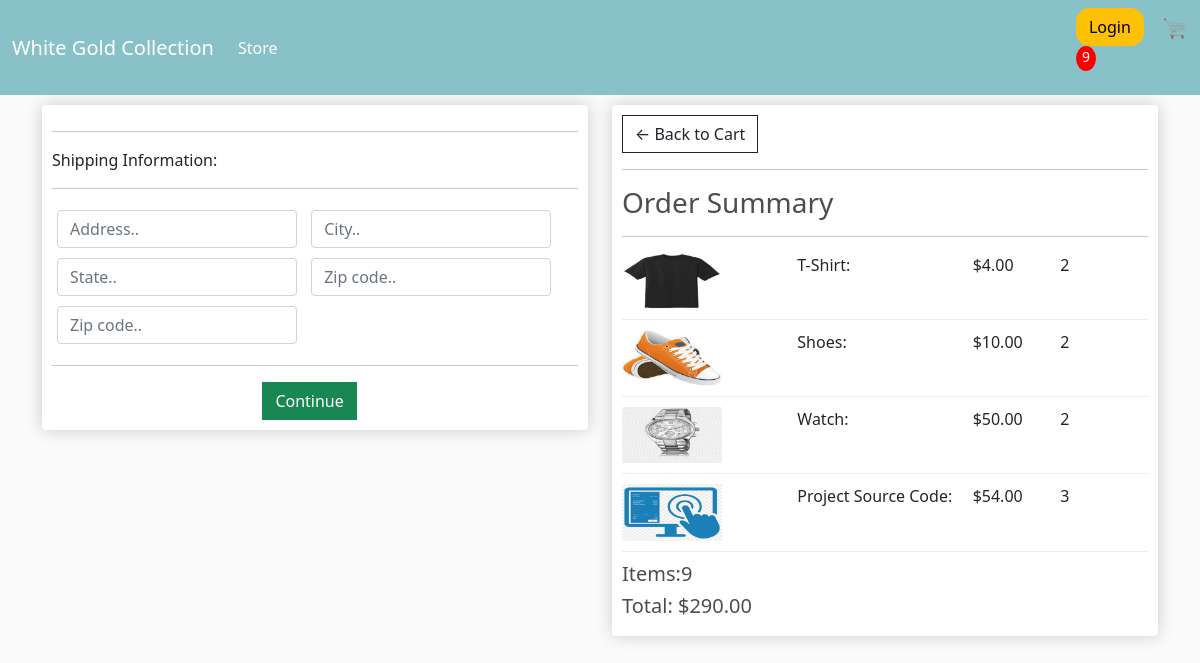
Before: /checkout/ (signed in) with the older database file.
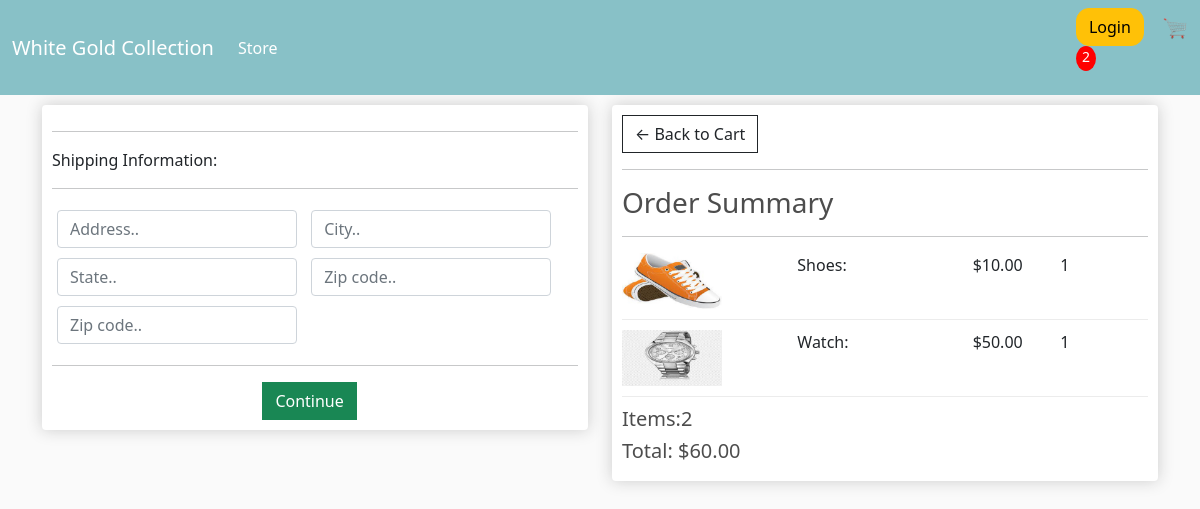
After: the same page with the newer database file.
### afeapp/models.py (models this page shows, shortened)
class OrderItem(models.Model):
    product = models.ForeignKey(Product, on_delete=models.SET_NULL, blank=True, null=True)
    order = models.ForeignKey(Order, on_delete=models.SET_NULL, blank=True, null=True)
    quantity = models.IntegerField(default=0, null=True, blank = True)
    date_added = models.DateTimeField(auto_now_add=True)
    @property
    def get_total(self):
        total = self.product.price * self.quantity
        return total

class Product(models.Model):
    name = models.CharField(max_length=100, null=True)
    price = models.DecimalField(max_digits=7, decimal_places=2)
    digital = models.BooleanField(default=False, blank=False)
    image = models.ImageField(upload_to='media', null=True, blank=True)
    @property
    def imageURL(self):
        try:
            url = self.image.url
        except:
            url=''
        return url

class Order(models.Model):
    customer = models.ForeignKey(Customer, on_delete=models.SET_NULL, blank=True, null=True)
    date_ordered = models.DateTimeField(auto_now_add=True)
    complete = models.BooleanField(default=False, blank=False)
    transaction_id = models.CharField(max_length=200, null=True)
    @property
    def shipping(self):
        shipping = False
        orderitems = self.orderitem_set.all()
        for i in orderitems:
            if i.product.digital==False:
                shipping = True
        return shipping
    @property
    def get_cart_total(self):
        orderitems = self.orderitem_set.all()
        total = sum([item.get_total for item in orderitems])
        return total
    @property
    def get_cart_items(self):
        orderitems = self.orderitem_set.all()
        total = sum([item.quantity for item in orderitems])
        return total

### afeapp/views.py (the view)
# urls.py: path('checkout/', views.checkout, name='checkout'),
def checkout(request):
    data = cartData(request)
    cartItems = data['cartItems']
    order = data['order']
    items = data['items']
    context={'items':items, 'order':order, 'cartItems':cartItems}
    return render(request, 'checkout.html', context)

### afeapp/utils.py (called while the page is built)
def cartData(request):
    if request.user.is_authenticated:
        customer = request.user.customer
        order, created = Order.objects.get_or_create(customer=customer, complete=False)
        items = order.orderitem_set.all()
        cartItems = order.get_cart_items
    else:
        cookieData = cookieCart(request)
        cartItems = cookieData['cartItems']
        order = cookieData['order']
        items = cookieData['items']
    return {'cartItems':cartItems, 'order':order, 'items':items}

### templates/checkout.html (shortened to what this page needs)
<!DOCTYPE html>
{% extends 'index.html' %}
{% load static %}
    {% block content %}
    <div class="row">
        <div class="col-lg-6">
            <div class="box-element" id="form-wrapper">
                <form id="form" action="">
                    <div id="shipping-info">
                        <hr>
						<p>Shipping Information:</p>
						<hr>
						<div class="form-field">
							<input class="form-control" type="text" name="address" placeholder="Address..">
						</div>
						<div class="form-field">
							<input class="form-control" type="text" name="city" placeholder="City..">
						</div>
						<div class="form-field">
							<input class="form-control" type="text" name="state" placeholder="State..">
						</div>
						<div class="form-field">
							<input class="form-control" type="text" name="zipcode" placeholder="Zip code..">
						</div>
						<div class="form-field">
							<input class="form-control" type="text" name="country" placeholder="Zip code..">
						</div>
                    </div>
                    <hr>
                    <input style="margin-left: 40%;" id="form-button" class="btn btn-success btn-block" type="submit" value="Continue">
                </form>
            </div>
            <br>
        </div>
        <div class="col-lg-6">
            <div class="box-element">
                <a  class="btn btn-outline-dark" href="{% url 'cart' %}">&#x2190; Back to Cart</a>
				<hr>
				<h3>Order Summary</h3>
				<hr>
                {% for item in items %}
                <div class="cart-row">
					<div style="flex:2"><img class="row-image" src="{{item.product.imageURL}}"></div>
					<div style="flex:2"><p>{{item.product.name}}:</p></div>
					<div style="flex:1"><p>${{item.product.price|floatformat:2}}</p></div>
					<div style="flex:1"><p>{{item.quantity}}</p></div>
				</div>
                {% endfor %}
				<h5>Items:{{order.get_cart_items}}</h5>
				<h5>Total: ${{order.get_cart_total|floatformat:2}}</h5>
            </div>
        </div>
    </div>
    {% endblock content %}

Changed rows visible on the page:
removed OrderItem: product.imageURL (picture), product.name "T-Shirt", product.price "4.00", quantity "2"
removed OrderItem: product.imageURL (picture), product.name "Project Source Code", product.price "54.00", quantity "3"
changed OrderItem "Shoes": quantity "2" → "1"
changed OrderItem "Watch": quantity "2" → "1"
changed through a linked row, Order: get_cart_items "9" → "2"; get_cart_total "290.00" → "60.00"
Other visible differences:
{{ cartItems }}: "9" → "2"
